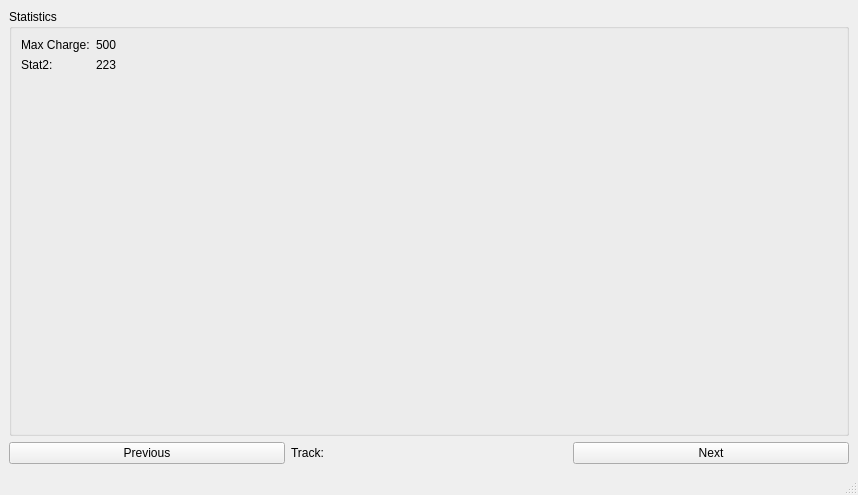
<?xml version="1.0" encoding="UTF-8"?>
<ui version="4.0">
 <class>MainWindow</class>
 <widget class="QMainWindow" name="MainWindow">
  <property name="geometry">
   <rect>
    <x>0</x>
    <y>0</y>
    <width>858</width>
    <height>495</height>
   </rect>
  </property>
  <property name="windowTitle">
   <string>MainWindow</string>
  </property>
  <widget class="QWidget" name="centralwidget">
   <layout class="QVBoxLayout" name="verticalLayout">
    <item>
     <layout class="QHBoxLayout" name="horizontalLayout_2">
      <item>
       <layout class="QGridLayout" name="viewport_grid" columnminimumwidth="0"/>
      </item>
      <item>
       <layout class="QVBoxLayout" name="stats_grid">
        <item>
         <widget class="QGroupBox" name="groupBox">
          <property name="sizePolicy">
           <sizepolicy hsizetype="Minimum" vsizetype="Expanding">
            <horstretch>0</horstretch>
            <verstretch>0</verstretch>
           </sizepolicy>
          </property>
          <property name="title">
           <string>Statistics</string>
          </property>
          <layout class="QFormLayout" name="formLayout">
           <item row="0" column="0">
            <widget class="QLabel" name="label">
             <property name="text">
              <string>Max Charge:</string>
             </property>
            </widget>
           </item>
           <item row="0" column="1">
            <widget class="QLabel" name="label_3">
             <property name="text">
              <string>500</string>
             </property>
            </widget>
           </item>
           <item row="1" column="0">
            <widget class="QLabel" name="label_4">
             <property name="text">
              <string>Stat2:</string>
             </property>
            </widget>
           </item>
           <item row="1" column="1">
            <widget class="QLabel" name="label_5">
             <property name="text">
              <string>223</string>
             </property>
            </widget>
           </item>
          </layout>
         </widget>
        </item>
       </layout>
      </item>
     </layout>
    </item>
    <item>
     <layout class="QHBoxLayout" name="MenuBar">
      <item>
       <widget class="QPushButton" name="PreviousTrack">
        <property name="text">
         <string>Previous</string>
        </property>
       </widget>
      </item>
      <item>
       <widget class="QLabel" name="TrackNumber">
        <property name="text">
         <string>Track:</string>
        </property>
       </widget>
      </item>
      <item>
       <widget class="QPushButton" name="NextTrack">
        <property name="text">
         <string>Next</string>
        </property>
       </widget>
      </item>
     </layout>
    </item>
   </layout>
  </widget>
  <widget class="QMenuBar" name="menubar">
   <property name="geometry">
    <rect>
     <x>0</x>
     <y>0</y>
     <width>858</width>
     <height>24</height>
    </rect>
   </property>
  </widget>
  <widget class="QStatusBar" name="statusbar"/>
 </widget>
 <resources/>
 <connections/>
</ui>
